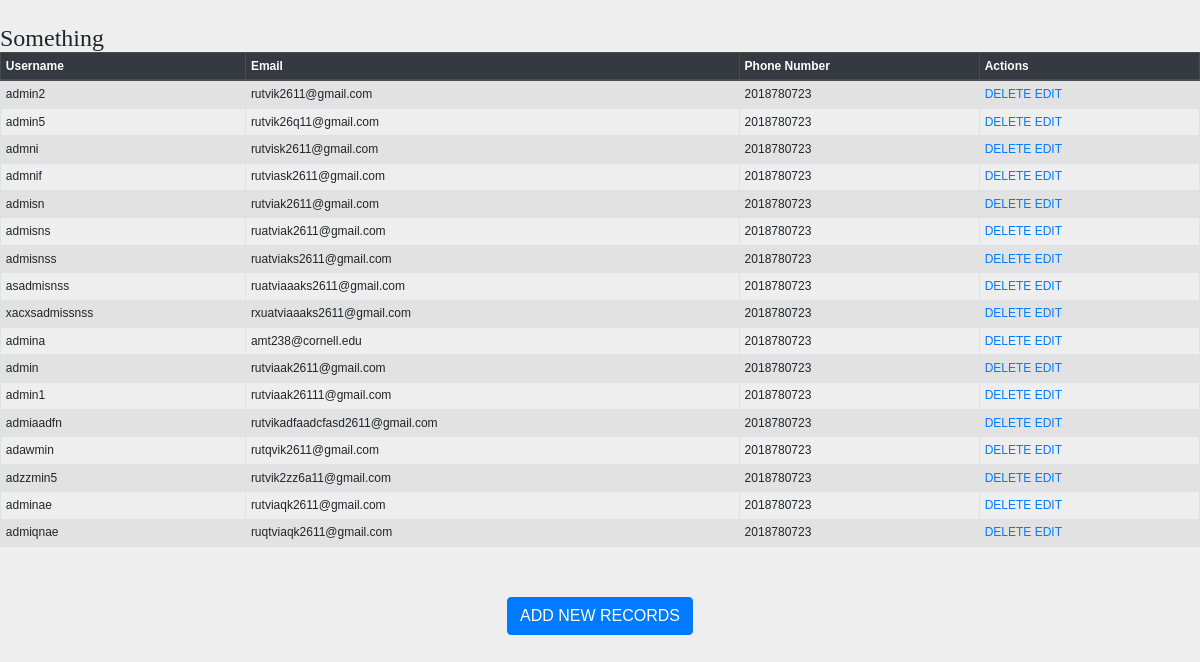
Page /blog/show on the earlier database version.
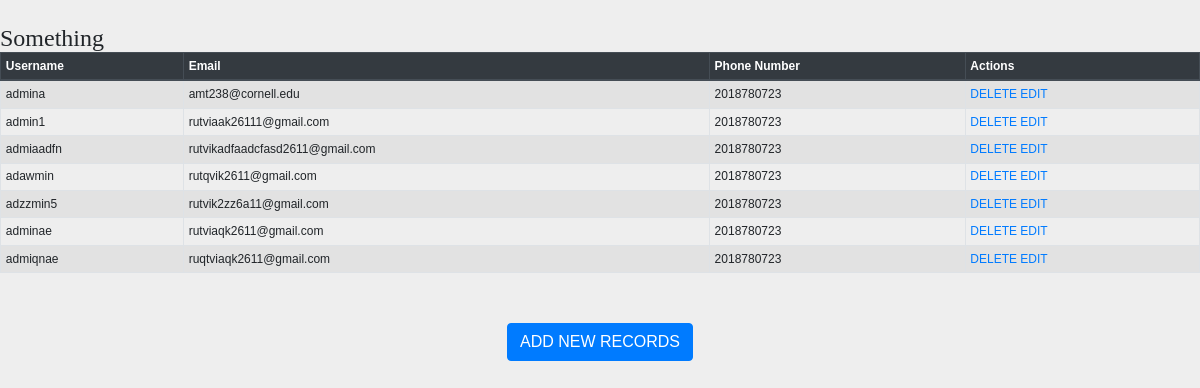
Same page on the later database version.
### BLOG/models.py (models this page shows, shortened)
class Regsistration(models.Model):
    phone_regex = RegexValidator(regex=r'^\+?1?\d{9,15}$', message="Phone number must be entered in the format: '+999999999'. Up to 15 digits allowed.")
    username = models.CharField(max_length=40,unique=True)
    password = models.CharField(max_length=40)
    email =models.EmailField(unique = True)
    phone_number = models.CharField(validators=[phone_regex], max_length=17, blank=True)

### BLOG/views.py (the view)
# urls.py: path('blog/show',views.Show),
def Show(request):
    pass_obj = Regsistration.objects.all()
    return render(request,"BLOG/show.html",{"employees":pass_obj})

### Templates/BLOG/show.html (shortened to what this page needs)
<!DOCTYPE html>
<html lang="en">
<head>
     {% load staticfiles %}
     <link rel="stylesheet" href="https://maxcdn.bootstrapcdn.com/bootstrap/4.3.1/css/bootstrap.min.css">
    <link rel="stylesheet" href="{% static 'CSS/style.css' %}"/>
</head>
<body>
<table class="table table-striped table-bordered table-sm">
    <thead class="thead-dark">
    <tr>
        <th>Username</th>
        <th>Email</th>
        <th>Phone Number</th>
        <th>Actions</th>
    </tr>
    </thead>
    <tbody>
            <h1>Something</h1>
{% for employee in employees %}
    <tr>
        <td>{{ employee.username }}</td>
        <td>{{ employee.email }}</td>
        <td>{{ employee.phone_number }}</td>
        <td>
            <a href="../blog/delete/{{ employee.id }}">DELETE</a>
            <a href="../blog/edit/{{ employee.id }}">EDIT</a>
        </td>
    </tr>
{% endfor %}
    </tbody>
</table>
<br>
<br>
<center><a href="../blog/" class="btn btn-primary">ADD NEW RECORDS</a></center>
</body>
</html>

### Static/CSS/style.css (style rules this page uses)
body { font:12px/1.4 Verdana,Arial; background:#eee; height:100%; margin:25px 0; padding:0 }
h1 { font:24px Georgia,Verdana; margin:0 }

Differences in the rows shown:
removed Regsistration: username "admin2", email "rutvik2611@gmail.com", phone_number "2018780723"
removed Regsistration: username "admin5", email "rutvik26q11@gmail.com", phone_number "2018780723"
removed Regsistration: username "admni", email "rutvisk2611@gmail.com", phone_number "2018780723"
removed Regsistration: username "admnif", email "rutviask2611@gmail.com", phone_number "2018780723"
removed Regsistration: username "admisn", email "rutviak2611@gmail.com", phone_number "2018780723"
removed Regsistration: username "admisns", email "ruatviak2611@gmail.com", phone_number "2018780723"
removed Regsistration: username "admisnss", email "ruatviaks2611@gmail.com", phone_number "2018780723"
removed Regsistration: username "asadmisnss", email "ruatviaaaks2611@gmail.com", phone_number "2018780723"
removed Regsistration: username "xacxsadmissnss", email "rxuatviaaaks2611@gmail.com", phone_number "2018780723"
removed Regsistration: username "admin", email "rutviaak2611@gmail.com", phone_number "2018780723"
